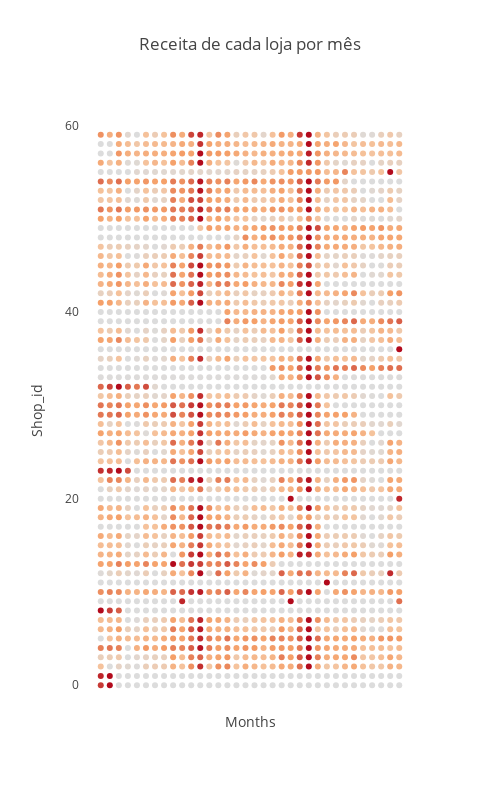

The notebook cell saved with this chart:
### Markdown cell above
Espero encontrar o mesmo padrão do gráfico feito em [Visualização do número de itens vendidos por loja](#viz_cnt).

### Code cell
df = df_clean.pivot_table(index=['shop_id'], 
                             columns=['date_block_num'],
                             values=['revenue'],
                             aggfunc='sum', fill_value=0)

df.columns = df.columns.droplevel(0)

shop_s = train['shop_id'].unique()

date_range = pd.date_range(start='1/2013', periods=months, freq='M')
date = [ str(date_range.year[month]) + '/' + str(date_range.month_name()[month]) for month in range(months)]

trace = [go.Scatter(
    
                x = date,
                y = [ shop for _ in range(34)],
                mode = 'markers',
                text = ['shop: ' + str(shop) + ', Value: ' + str(np.around(df.loc[shop, i])) for i in range(34)],
                hoverinfo='x+text',
    
                marker = dict(
                        color = df.loc[shop, 0:34],
                        colorscale = 'Reds'
                ),
    
                showlegend=False,
            )
        for shop in shop_s]

layout = go.Layout(
                title='Receita de cada loja por mês',
                width=500,
                height=800,
                hovermode= 'closest',
    
                xaxis = dict(
                             showticklabels = False,
                             showgrid=False,
                             title='Months',
                             position = 0.05,
                            ),
    
                yaxis = dict(
                             showticklabels = True,
                             zeroline = False,
                             title='Shop_id',
                             showgrid=False,
                             nticks = 6,
                            ),
    
        )

fig = go.Figure(trace, layout)
iplot(fig, filename='scatter')
